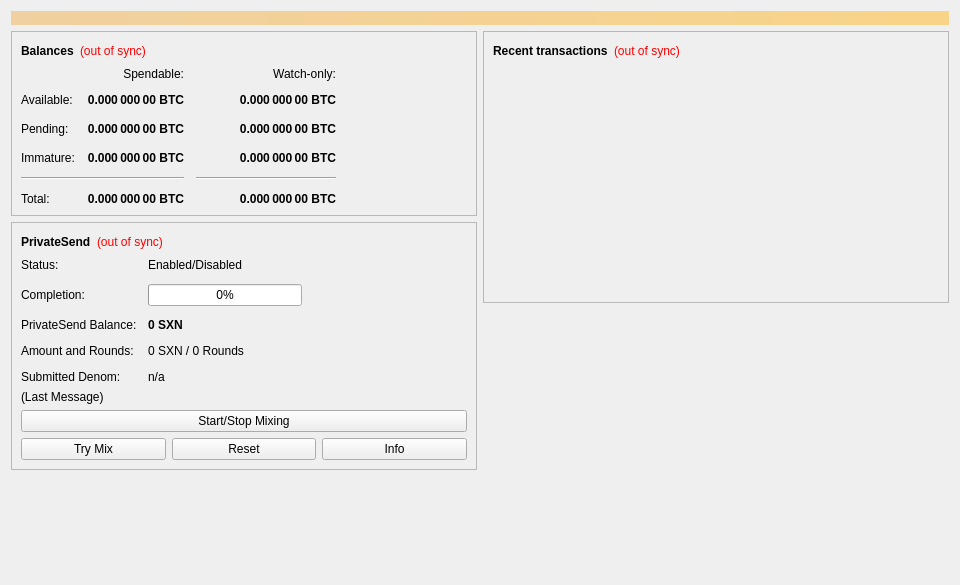
<?xml version="1.0" encoding="UTF-8"?>
<ui version="4.0">
 <class>OverviewPage</class>
 <widget class="QWidget" name="OverviewPage">
  <property name="geometry">
   <rect>
    <x>0</x>
    <y>0</y>
    <width>960</width>
    <height>585</height>
   </rect>
  </property>
  <property name="minimumSize">
   <size>
    <width>960</width>
    <height>0</height>
   </size>
  </property>
  <property name="windowTitle">
   <string>Form</string>
  </property>
  <layout class="QVBoxLayout" name="topLayout">
   <item>
    <widget class="QLabel" name="labelAlerts">
     <property name="visible">
      <bool>false</bool>
     </property>
     <property name="styleSheet">
      <string notr="true">background-color: qlineargradient(x1: 0, y1: 0, x2: 1, y2: 0, stop:0 #F0D0A0, stop:1 #F8D488); color:#000000;</string>
     </property>
     <property name="wordWrap">
      <bool>true</bool>
     </property>
     <property name="margin">
      <number>3</number>
     </property>
    </widget>
   </item>
   <item>
    <layout class="QHBoxLayout" name="horizontalLayout" stretch="1,1">
     <item>
      <layout class="QVBoxLayout" name="verticalLayout_2">
       <item>
        <widget class="QFrame" name="frame">
         <property name="frameShape">
          <enum>QFrame::StyledPanel</enum>
         </property>
         <property name="frameShadow">
          <enum>QFrame::Raised</enum>
         </property>
         <layout class="QVBoxLayout" name="verticalLayout_4">
          <item>
           <layout class="QHBoxLayout" name="horizontalLayout_4">
            <item>
             <widget class="QLabel" name="label_5">
              <property name="font">
               <font>
                <weight>75</weight>
                <bold>true</bold>
               </font>
              </property>
              <property name="text">
               <string>Balances</string>
              </property>
             </widget>
            </item>
            <item>
             <widget class="QLabel" name="labelWalletStatus">
              <property name="toolTip">
               <string>The displayed information may be out of date. Your wallet automatically synchronizes with the SafeNode network after a connection is established, but this process has not completed yet.</string>
              </property>
              <property name="styleSheet">
               <string notr="true">QLabel { color: red; }</string>
              </property>
              <property name="text">
               <string notr="true">(out of sync)</string>
              </property>
              <property name="alignment">
               <set>Qt::AlignLeading|Qt::AlignLeft|Qt::AlignVCenter</set>
              </property>
             </widget>
            </item>
            <item>
             <spacer name="horizontalSpacer_3">
              <property name="orientation">
               <enum>Qt::Horizontal</enum>
              </property>
              <property name="sizeHint" stdset="0">
               <size>
                <width>40</width>
                <height>20</height>
               </size>
              </property>
             </spacer>
            </item>
           </layout>
          </item>
          <item>
           <layout class="QGridLayout" name="gridLayout">
            <property name="spacing">
             <number>12</number>
            </property>
            <item row="2" column="2">
             <widget class="QLabel" name="labelWatchPending">
              <property name="font">
               <font>
                <weight>75</weight>
                <bold>true</bold>
               </font>
              </property>
              <property name="cursor">
               <cursorShape>IBeamCursor</cursorShape>
              </property>
              <property name="toolTip">
               <string>Unconfirmed transactions to watch-only addresses</string>
              </property>
              <property name="text">
               <string notr="true">0.000 000 00 BTC</string>
              </property>
              <property name="alignment">
               <set>Qt::AlignRight|Qt::AlignTrailing|Qt::AlignVCenter</set>
              </property>
              <property name="textInteractionFlags">
               <set>Qt::LinksAccessibleByMouse|Qt::TextSelectableByKeyboard|Qt::TextSelectableByMouse</set>
              </property>
             </widget>
            </item>
            <item row="2" column="1">
             <widget class="QLabel" name="labelUnconfirmed">
              <property name="font">
               <font>
                <weight>75</weight>
                <bold>true</bold>
               </font>
              </property>
              <property name="cursor">
               <cursorShape>IBeamCursor</cursorShape>
              </property>
              <property name="toolTip">
               <string>Total of transactions that have yet to be confirmed, and do not yet count toward the spendable balance</string>
              </property>
              <property name="text">
               <string notr="true">0.000 000 00 BTC</string>
              </property>
              <property name="alignment">
               <set>Qt::AlignRight|Qt::AlignTrailing|Qt::AlignVCenter</set>
              </property>
              <property name="textInteractionFlags">
               <set>Qt::LinksAccessibleByMouse|Qt::TextSelectableByKeyboard|Qt::TextSelectableByMouse</set>
              </property>
             </widget>
            </item>
            <item row="3" column="2">
             <widget class="QLabel" name="labelWatchImmature">
              <property name="font">
               <font>
                <weight>75</weight>
                <bold>true</bold>
               </font>
              </property>
              <property name="cursor">
               <cursorShape>IBeamCursor</cursorShape>
              </property>
              <property name="toolTip">
               <string>Mined balance in watch-only addresses that has not yet matured</string>
              </property>
              <property name="text">
               <string notr="true">0.000 000 00 BTC</string>
              </property>
              <property name="alignment">
               <set>Qt::AlignRight|Qt::AlignTrailing|Qt::AlignVCenter</set>
              </property>
              <property name="textInteractionFlags">
               <set>Qt::LinksAccessibleByMouse|Qt::TextSelectableByKeyboard|Qt::TextSelectableByMouse</set>
              </property>
             </widget>
            </item>
            <item row="4" column="0" colspan="2">
             <widget class="Line" name="lineSpendableBalance">
              <property name="orientation">
               <enum>Qt::Horizontal</enum>
              </property>
             </widget>
            </item>
            <item row="4" column="2">
             <widget class="Line" name="lineWatchBalance">
              <property name="sizePolicy">
               <sizepolicy hsizetype="Preferred" vsizetype="Fixed">
                <horstretch>0</horstretch>
                <verstretch>0</verstretch>
               </sizepolicy>
              </property>
              <property name="minimumSize">
               <size>
                <width>140</width>
                <height>0</height>
               </size>
              </property>
              <property name="orientation">
               <enum>Qt::Horizontal</enum>
              </property>
             </widget>
            </item>
            <item row="5" column="0">
             <widget class="QLabel" name="labelTotalText">
              <property name="text">
               <string>Total:</string>
              </property>
             </widget>
            </item>
            <item row="3" column="1">
             <widget class="QLabel" name="labelImmature">
              <property name="font">
               <font>
                <weight>75</weight>
                <bold>true</bold>
               </font>
              </property>
              <property name="cursor">
               <cursorShape>IBeamCursor</cursorShape>
              </property>
              <property name="toolTip">
               <string>Mined balance that has not yet matured</string>
              </property>
              <property name="text">
               <string notr="true">0.000 000 00 BTC</string>
              </property>
              <property name="alignment">
               <set>Qt::AlignRight|Qt::AlignTrailing|Qt::AlignVCenter</set>
              </property>
              <property name="textInteractionFlags">
               <set>Qt::LinksAccessibleByMouse|Qt::TextSelectableByKeyboard|Qt::TextSelectableByMouse</set>
              </property>
             </widget>
            </item>
            <item row="2" column="3">
             <spacer name="horizontalSpacer_2">
              <property name="orientation">
               <enum>Qt::Horizontal</enum>
              </property>
              <property name="sizeHint" stdset="0">
               <size>
                <width>40</width>
                <height>20</height>
               </size>
              </property>
             </spacer>
            </item>
            <item row="3" column="0">
             <widget class="QLabel" name="labelImmatureText">
              <property name="text">
               <string>Immature:</string>
              </property>
             </widget>
            </item>
            <item row="5" column="1">
             <widget class="QLabel" name="labelTotal">
              <property name="font">
               <font>
                <weight>75</weight>
                <bold>true</bold>
               </font>
              </property>
              <property name="cursor">
               <cursorShape>IBeamCursor</cursorShape>
              </property>
              <property name="toolTip">
               <string>Your current total balance</string>
              </property>
              <property name="text">
               <string notr="true">0.000 000 00 BTC</string>
              </property>
              <property name="alignment">
               <set>Qt::AlignRight|Qt::AlignTrailing|Qt::AlignVCenter</set>
              </property>
              <property name="textInteractionFlags">
               <set>Qt::LinksAccessibleByMouse|Qt::TextSelectableByKeyboard|Qt::TextSelectableByMouse</set>
              </property>
             </widget>
            </item>
            <item row="5" column="2">
             <widget class="QLabel" name="labelWatchTotal">
              <property name="font">
               <font>
                <weight>75</weight>
                <bold>true</bold>
               </font>
              </property>
              <property name="cursor">
               <cursorShape>IBeamCursor</cursorShape>
              </property>
              <property name="toolTip">
               <string>Current total balance in watch-only addresses</string>
              </property>
              <property name="text">
               <string notr="true">0.000 000 00 BTC</string>
              </property>
              <property name="alignment">
               <set>Qt::AlignRight|Qt::AlignTrailing|Qt::AlignVCenter</set>
              </property>
              <property name="textInteractionFlags">
               <set>Qt::LinksAccessibleByMouse|Qt::TextSelectableByKeyboard|Qt::TextSelectableByMouse</set>
              </property>
             </widget>
            </item>
            <item row="0" column="2">
             <widget class="QLabel" name="labelWatchonly">
              <property name="text">
               <string>Watch-only:</string>
              </property>
              <property name="alignment">
               <set>Qt::AlignRight|Qt::AlignTrailing|Qt::AlignVCenter</set>
              </property>
             </widget>
            </item>
            <item row="1" column="0">
             <widget class="QLabel" name="labelBalanceText">
              <property name="text">
               <string>Available:</string>
              </property>
             </widget>
            </item>
            <item row="1" column="1">
             <widget class="QLabel" name="labelBalance">
              <property name="font">
               <font>
                <weight>75</weight>
                <bold>true</bold>
               </font>
              </property>
              <property name="cursor">
               <cursorShape>IBeamCursor</cursorShape>
              </property>
              <property name="toolTip">
               <string>Your current spendable balance</string>
              </property>
              <property name="text">
               <string notr="true">0.000 000 00 BTC</string>
              </property>
              <property name="alignment">
               <set>Qt::AlignRight|Qt::AlignTrailing|Qt::AlignVCenter</set>
              </property>
              <property name="textInteractionFlags">
               <set>Qt::LinksAccessibleByMouse|Qt::TextSelectableByKeyboard|Qt::TextSelectableByMouse</set>
              </property>
             </widget>
            </item>
            <item row="1" column="2">
             <widget class="QLabel" name="labelWatchAvailable">
              <property name="font">
               <font>
                <weight>75</weight>
                <bold>true</bold>
               </font>
              </property>
              <property name="cursor">
               <cursorShape>IBeamCursor</cursorShape>
              </property>
              <property name="toolTip">
               <string>Your current balance in watch-only addresses</string>
              </property>
              <property name="text">
               <string notr="true">0.000 000 00 BTC</string>
              </property>
              <property name="alignment">
               <set>Qt::AlignRight|Qt::AlignTrailing|Qt::AlignVCenter</set>
              </property>
              <property name="textInteractionFlags">
               <set>Qt::LinksAccessibleByMouse|Qt::TextSelectableByKeyboard|Qt::TextSelectableByMouse</set>
              </property>
             </widget>
            </item>
            <item row="2" column="0">
             <widget class="QLabel" name="labelPendingText">
              <property name="text">
               <string>Pending:</string>
              </property>
             </widget>
            </item>
            <item row="0" column="1">
             <widget class="QLabel" name="labelSpendable">
              <property name="text">
               <string>Spendable:</string>
              </property>
              <property name="alignment">
               <set>Qt::AlignRight|Qt::AlignTrailing|Qt::AlignVCenter</set>
              </property>
             </widget>
            </item>
           </layout>
          </item>
         </layout>
        </widget>
       </item>
       <item>
        <widget class="QFrame" name="framePrivateSend">
         <property name="layoutDirection">
          <enum>Qt::LeftToRight</enum>
         </property>
         <property name="frameShape">
          <enum>QFrame::StyledPanel</enum>
         </property>
         <property name="frameShadow">
          <enum>QFrame::Raised</enum>
         </property>
         <layout class="QVBoxLayout" name="VerticalLayout_PS1">
          <item>
           <layout class="QHBoxLayout" name="horizontalLayout_5">
            <item>
             <widget class="QLabel" name="labelPrivateSendHeader">
              <property name="font">
               <font>
                <weight>75</weight>
                <bold>true</bold>
               </font>
              </property>
              <property name="text">
               <string>PrivateSend</string>
              </property>
             </widget>
            </item>
            <item>
             <widget class="QLabel" name="labelPrivateSendSyncStatus">
              <property name="toolTip">
               <string>The displayed information may be out of date. Your wallet automatically synchronizes with the SafeNode network after a connection is established, but this process has not completed yet.</string>
              </property>
              <property name="styleSheet">
               <string notr="true">QLabel { color: red; }</string>
              </property>
              <property name="text">
               <string notr="true">(out of sync)</string>
              </property>
              <property name="alignment">
               <set>Qt::AlignLeading|Qt::AlignLeft|Qt::AlignVCenter</set>
              </property>
             </widget>
            </item>
            <item>
             <spacer name="horizontalSpacer_4">
              <property name="orientation">
               <enum>Qt::Horizontal</enum>
              </property>
              <property name="sizeHint" stdset="0">
               <size>
                <width>40</width>
                <height>20</height>
               </size>
              </property>
             </spacer>
            </item>
           </layout>
          </item>
          <item>
           <layout class="QFormLayout" name="privateSendFormLayout">
            <property name="fieldGrowthPolicy">
             <enum>QFormLayout::AllNonFixedFieldsGrow</enum>
            </property>
            <property name="horizontalSpacing">
             <number>11</number>
            </property>
            <property name="verticalSpacing">
             <number>12</number>
            </property>
            <item row="0" column="0">
             <widget class="QLabel" name="labelPrivateSendEnabledText">
              <property name="text">
               <string>Status:</string>
              </property>
             </widget>
            </item>
            <item row="0" column="1">
             <widget class="QLabel" name="labelPrivateSendEnabled">
              <property name="text">
               <string>Enabled/Disabled</string>
              </property>
             </widget>
            </item>
            <item row="1" column="0">
             <widget class="QLabel" name="labelCompletitionText">
              <property name="text">
               <string>Completion:</string>
              </property>
             </widget>
            </item>
            <item row="1" column="1">
             <widget class="QProgressBar" name="privateSendProgress">
              <property name="maximumSize">
               <size>
                <width>154</width>
                <height>16777215</height>
               </size>
              </property>
              <property name="value">
               <number>0</number>
              </property>
             </widget>
            </item>
            <item row="2" column="0">
             <widget class="QLabel" name="labelAnonymizedText">
              <property name="text">
               <string>PrivateSend Balance:</string>
              </property>
             </widget>
            </item>
            <item row="2" column="1">
             <widget class="QLabel" name="labelAnonymized">
              <property name="font">
               <font>
                <weight>75</weight>
                <bold>true</bold>
               </font>
              </property>
              <property name="text">
               <string notr="true">0 SXN</string>
              </property>
             </widget>
            </item>
            <item row="3" column="0">
             <widget class="QLabel" name="labelAmountAndRoundsText">
              <property name="text">
               <string>Amount and Rounds:</string>
              </property>
             </widget>
            </item>
            <item row="3" column="1">
             <widget class="QLabel" name="labelAmountRounds">
              <property name="text">
               <string>0 SXN / 0 Rounds</string>
              </property>
             </widget>
            </item>
            <item row="4" column="0">
             <widget class="QLabel" name="labelSubmittedDenomText">
              <property name="text">
               <string>Submitted Denom:</string>
              </property>
             </widget>
            </item>
            <item row="4" column="1">
             <widget class="QLabel" name="labelSubmittedDenom">
              <property name="toolTip">
               <string>The denominations you submitted to the Safenode.&lt;br&gt;To mix, other users must submit the exact same denominations.</string>
              </property>
              <property name="text">
               <string>n/a</string>
              </property>
             </widget>
            </item>
           </layout>
          </item>
          <item>
           <layout class="QVBoxLayout" name="VerticalLayout_PS">
            <item>
             <widget class="QLabel" name="labelPrivateSendLastMessage">
              <property name="text">
               <string>(Last Message)</string>
              </property>
              <property name="alignment">
               <set>Qt::AlignLeading|Qt::AlignLeft|Qt::AlignTop</set>
              </property>
              <property name="wordWrap">
               <bool>true</bool>
              </property>
             </widget>
            </item>
            <item>
             <widget class="QPushButton" name="togglePrivateSend">
              <property name="sizePolicy">
               <sizepolicy hsizetype="MinimumExpanding" vsizetype="Fixed">
                <horstretch>0</horstretch>
                <verstretch>0</verstretch>
               </sizepolicy>
              </property>
              <property name="text">
               <string>Start/Stop Mixing</string>
              </property>
             </widget>
            </item>
            <item>
             <layout class="QHBoxLayout" name="horizontalLayout_debugbuttons">
              <item>
               <widget class="QPushButton" name="privateSendAuto">
                <property name="sizePolicy">
                 <sizepolicy hsizetype="MinimumExpanding" vsizetype="Fixed">
                  <horstretch>0</horstretch>
                  <verstretch>0</verstretch>
                 </sizepolicy>
                </property>
                <property name="toolTip">
                 <string>Try to manually submit a PrivateSend request.</string>
                </property>
                <property name="text">
                 <string>Try Mix</string>
                </property>
               </widget>
              </item>
              <item>
               <widget class="QPushButton" name="privateSendReset">
                <property name="sizePolicy">
                 <sizepolicy hsizetype="MinimumExpanding" vsizetype="Fixed">
                  <horstretch>0</horstretch>
                  <verstretch>0</verstretch>
                 </sizepolicy>
                </property>
                <property name="toolTip">
                 <string>Reset the current status of PrivateSend (can interrupt PrivateSend if it's in the process of Mixing, which can cost you money!)</string>
                </property>
                <property name="autoFillBackground">
                 <bool>false</bool>
                </property>
                <property name="text">
                 <string>Reset</string>
                </property>
               </widget>
              </item>
              <item>
               <widget class="QPushButton" name="privateSendInfo">
                <property name="sizePolicy">
                 <sizepolicy hsizetype="MinimumExpanding" vsizetype="Fixed">
                  <horstretch>0</horstretch>
                  <verstretch>0</verstretch>
                 </sizepolicy>
                </property>
                <property name="toolTip">
                 <string>Information about PrivateSend and Mixing</string>
                </property>
                <property name="text">
                 <string>Info</string>
                </property>
               </widget>
              </item>
             </layout>
            </item>
           </layout>
          </item>
         </layout>
        </widget>
       </item>
       <item>
        <spacer name="verticalSpacer">
         <property name="orientation">
          <enum>Qt::Vertical</enum>
         </property>
         <property name="sizeHint" stdset="0">
          <size>
           <width>20</width>
           <height>40</height>
          </size>
         </property>
        </spacer>
       </item>
      </layout>
     </item>
     <item>
      <layout class="QVBoxLayout" name="verticalLayout_3">
       <item>
        <widget class="QFrame" name="frame_2">
         <property name="frameShape">
          <enum>QFrame::StyledPanel</enum>
         </property>
         <property name="frameShadow">
          <enum>QFrame::Raised</enum>
         </property>
         <layout class="QVBoxLayout" name="verticalLayout">
          <item>
           <layout class="QHBoxLayout" name="horizontalLayout_2">
            <item>
             <widget class="QLabel" name="label_4">
              <property name="font">
               <font>
                <weight>75</weight>
                <bold>true</bold>
               </font>
              </property>
              <property name="text">
               <string>Recent transactions</string>
              </property>
             </widget>
            </item>
            <item>
             <widget class="QLabel" name="labelTransactionsStatus">
              <property name="toolTip">
               <string>The displayed information may be out of date. Your wallet automatically synchronizes with the SafeNode network after a connection is established, but this process has not completed yet.</string>
              </property>
              <property name="styleSheet">
               <string notr="true">QLabel { color: red; }</string>
              </property>
              <property name="text">
               <string notr="true">(out of sync)</string>
              </property>
              <property name="alignment">
               <set>Qt::AlignLeading|Qt::AlignLeft|Qt::AlignVCenter</set>
              </property>
             </widget>
            </item>
            <item>
             <spacer name="horizontalSpacer">
              <property name="orientation">
               <enum>Qt::Horizontal</enum>
              </property>
              <property name="sizeHint" stdset="0">
               <size>
                <width>40</width>
                <height>20</height>
               </size>
              </property>
             </spacer>
            </item>
           </layout>
          </item>
          <item>
           <widget class="QListView" name="listTransactions">
            <property name="styleSheet">
             <string notr="true">QListView { background: transparent; }</string>
            </property>
            <property name="frameShape">
             <enum>QFrame::NoFrame</enum>
            </property>
            <property name="verticalScrollBarPolicy">
             <enum>Qt::ScrollBarAlwaysOff</enum>
            </property>
            <property name="horizontalScrollBarPolicy">
             <enum>Qt::ScrollBarAlwaysOff</enum>
            </property>
            <property name="selectionMode">
             <enum>QAbstractItemView::NoSelection</enum>
            </property>
           </widget>
          </item>
         </layout>
        </widget>
       </item>
       <item>
        <spacer name="verticalSpacer_2">
         <property name="orientation">
          <enum>Qt::Vertical</enum>
         </property>
         <property name="sizeHint" stdset="0">
          <size>
           <width>20</width>
           <height>40</height>
          </size>
         </property>
        </spacer>
       </item>
      </layout>
     </item>
    </layout>
   </item>
  </layout>
 </widget>
 <resources/>
 <connections/>
</ui>
